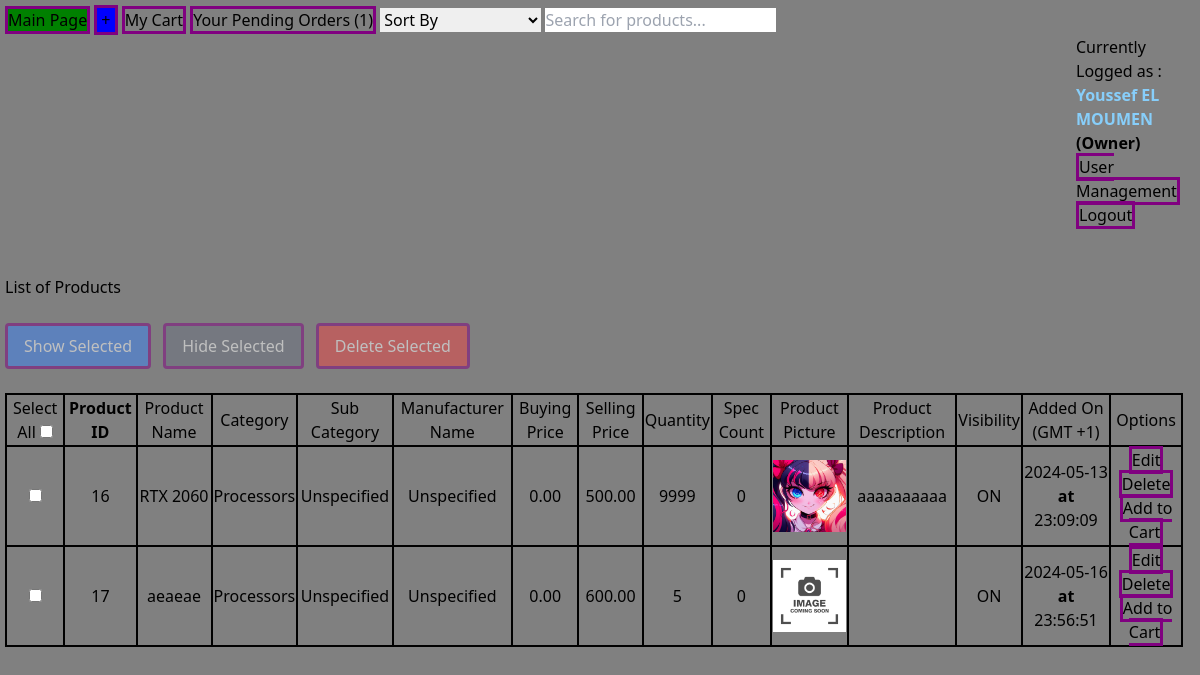
The page /Product/Products_List.php (signed in) on the database as committed earlier.
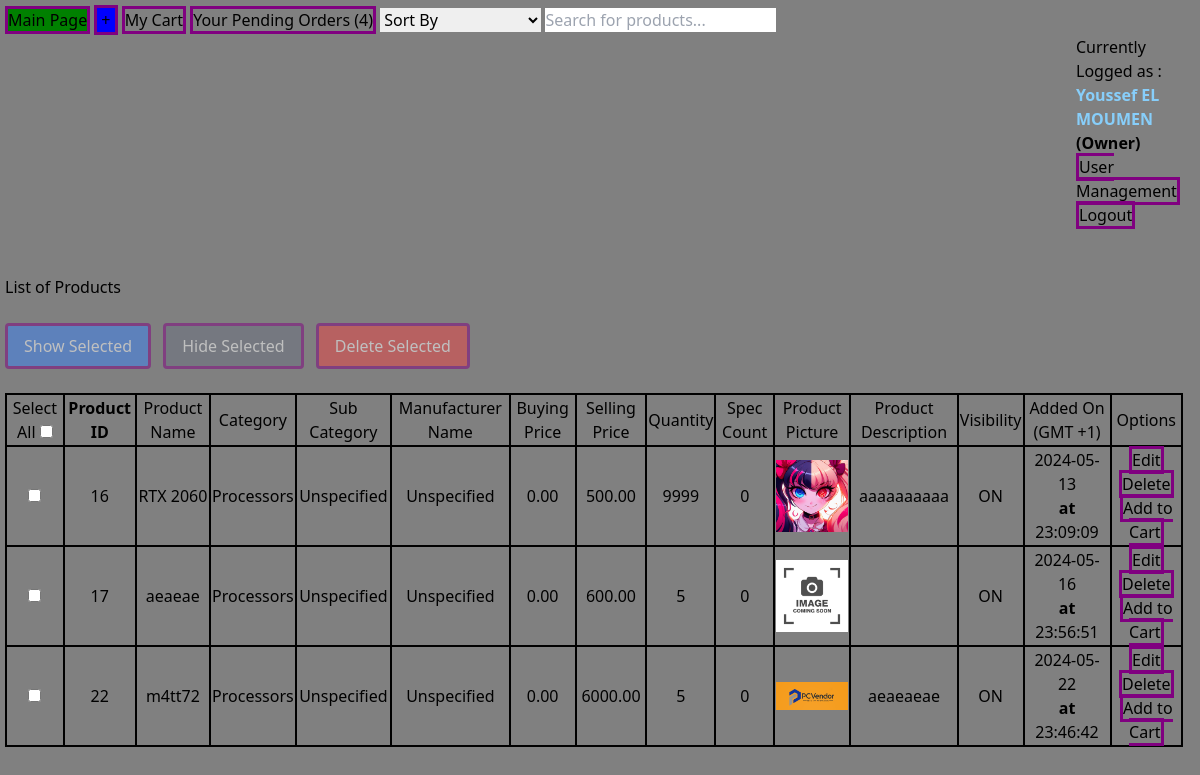
The same page on the database as committed later.
### tables this page shows
CREATE TABLE `users` (
  `User_ID` int NOT NULL AUTO_INCREMENT,
  `User_Username` varchar(255) DEFAULT NULL,
  `User_FirstName` varchar(255) DEFAULT NULL,
  `User_LastName` varchar(255) DEFAULT NULL,
  `User_Phone` varchar(255) DEFAULT NULL,
  `User_Country` varchar(255) DEFAULT NULL,
  `User_Address` varchar(255) DEFAULT NULL,
  `User_Email` varchar(255) DEFAULT NULL,
  `User_Password` varchar(255) DEFAULT NULL,
  `User_RegisterationDate` timestamp NULL DEFAULT CURRENT_TIMESTAMP,
  `User_Role` enum('Owner','Admin','Client') NOT NULL DEFAULT 'Client',
  PRIMARY KEY (`User_ID`),
  UNIQUE KEY `User_Username` (`User_Username`)
);

CREATE TABLE `products` (
  `Product_ID` int NOT NULL AUTO_INCREMENT,
  `Product_Name` varchar(255) DEFAULT NULL,
  `Category_ID` int DEFAULT NULL,
  `SubCategory_ID` int DEFAULT NULL,
  `Product_Desc` varchar(2000) DEFAULT NULL,
  `Manufacturer_ID` int DEFAULT NULL,
  `Buying_Price` decimal(10,2) DEFAULT NULL,
  `Selling_Price` decimal(10,2) DEFAULT NULL,
  `Product_Quantity` int DEFAULT NULL,
  `Product_Visibility` enum('Visible','Invisible') NOT NULL DEFAULT 'Visible',
  `Date_Created` timestamp NULL DEFAULT CURRENT_TIMESTAMP,
  `Product_Picture` varchar(255) DEFAULT NULL,
  PRIMARY KEY (`Product_ID`),
  KEY `Category_ID` (`Category_ID`),
  KEY `SubCategory_ID` (`SubCategory_ID`),
  KEY `Manufacturer_ID` (`Manufacturer_ID`),
  CONSTRAINT `products_ibfk_1` FOREIGN KEY (`Category_ID`) REFERENCES `categories` (`Category_ID`),
  CONSTRAINT `products_ibfk_2` FOREIGN KEY (`SubCategory_ID`) REFERENCES `subcategories` (`SubCategory_ID`),
  CONSTRAINT `products_ibfk_3` FOREIGN KEY (`Manufacturer_ID`) REFERENCES `manufacturers` (`Manufacturer_ID`),
  CONSTRAINT `chk_buying_price` CHECK ((`Buying_Price` <= `Selling_Price`))
);

CREATE TABLE `categories` (
  `Category_ID` int NOT NULL AUTO_INCREMENT,
  `Category_Name` varchar(100) DEFAULT 'Unspecified',
  `Category_Desc` varchar(2000) DEFAULT NULL,
  PRIMARY KEY (`Category_ID`),
  UNIQUE KEY `UC_Category_Name` (`Category_Name`),
  UNIQUE KEY `Category_Name` (`Category_Name`)
);

CREATE TABLE `subcategories` (
  `SubCategory_ID` int NOT NULL AUTO_INCREMENT,
  `SubCategory_Name` varchar(100) DEFAULT NULL,
  `SubCategory_Desc` varchar(2000) DEFAULT NULL,
  `Category_ID` int DEFAULT NULL,
  PRIMARY KEY (`SubCategory_ID`),
  KEY `Category_ID` (`Category_ID`),
  CONSTRAINT `subcategories_ibfk_1` FOREIGN KEY (`Category_ID`) REFERENCES `categories` (`Category_ID`)
);

CREATE TABLE `manufacturers` (
  `Manufacturer_ID` int NOT NULL AUTO_INCREMENT,
  `Manufacturer_Name` varchar(100) DEFAULT 'Unspecified',
  `Manufacturer_Desc` varchar(2000) DEFAULT NULL,
  PRIMARY KEY (`Manufacturer_ID`)
);

### Product/Products_List.php (the view, shortened to what this page needs)
<!DOCTYPE html>
<html lang="en">
<head>
    <link href="../output.css" rel="stylesheet">
    <?php
    include_once ("../DB_Connexion.php");
    $userId = $_SESSION['User_ID'];
    $query = "SELECT User_Role, User_Username , User_FirstName , User_LastName FROM Users WHERE User_ID = :userId";
    $pdostmt = $connexion->prepare($query);
    $pdostmt->execute([':userId' => $userId]);
    if ($row = $pdostmt->fetch(PDO::FETCH_ASSOC)) {
        $userRole = $row['User_Role'];
        $User_FullName = $row['User_FirstName']. ' ' .  $row['User_LastName'];
        if ($userRole === 'Owner') {
            $showUserManagement = true;
        } else {
            $showUserManagement = false;
        }
    }
    $Order_Pending = "SELECT Order_ID FROM Orders WHERE User_ID = :userId";
    $pdostmt = $connexion->prepare($Order_Pending);
    $pdostmt->execute([':userId' => $userId]);
    $Order_Count = $pdostmt->rowCount();
    $query = "SELECT P.Product_ID, P.Date_Created, P.Product_Name, C.Category_Name, S.SubCategory_Name, M.Manufacturer_Name, P.Selling_Price, P.Buying_Price ,
                P.Product_Quantity, P.Product_Picture, P.Product_Desc, P.Product_Visibility
                FROM Products P
                JOIN Categories C ON P.Category_ID = C.Category_ID
                JOIN Manufacturers M ON P.Manufacturer_ID = M.Manufacturer_ID
                JOIN SubCategories S ON P.SubCategory_ID = S.SubCategory_ID
                ORDER BY P.Product_ID";
    $pdostmt = $connexion->prepare($query);
    $pdostmt->execute();
    ?>
</head>
<body style="padding: 5px; background-color : gray">
    <a href="../index.php" style="background-color: Green">Main Page</a>
    <a href="Products_Add.php" style="background-color: Blue; padding: 0px 4px; display: inline-block; ">+</a>
    <a href="../User/User_ShoppingCart.php">My Cart</a>
    <?php if($Order_Pending) { ?> <a href="../User/User_OrderStatus.php">Your Pending Orders (<?php echo $Order_Count ?>)</a> <?php } ?>
    <select id="sortSelect" onchange="sortProducts()">
        <option value="none">Sort By</option>
    </select>
    <input type="text" id="searchInput" onkeyup="searchProducts()" placeholder="Search for products...">
    <div id="User_Management">
        <span>Currently Logged as :
            <span id="UserFirstLastName" ><b><?php echo $User_FullName ?></b></span>
             <b>(<?php echo $userRole ?>)</b>
        </span>
        <?php
        if ($showUserManagement) {
            echo '<div>';
            echo '<a href="../User/User_Management.php">User Management</a>';
            echo '</div>';
        }
        ?>
        <a href="../User/User_Logout.php">Logout</a>
    </div>
    <br><br>
    <h1> List of Products</h1><br>
    <div class="Adjust">
        <button type="button" onclick="toggleVisibilityForSelected('Visible')"
            class="bg-blue-500 text-white px-4 py-2 rounded mr-2" id="showButton">Show Selected</button>
        <button type="button" onclick="toggleVisibilityForSelected('Invisible')"
            class="bg-gray-500 text-white px-4 py-2 rounded mr-2" id="hideButton">Hide Selected</button>
        <button type="button" onclick="deleteSelectedProducts()"
            class="bg-red-500 text-white px-4 py-2 rounded mr-2 disabled:opacity-50 cursor-pointer"
            id="deleteButton">Delete
            Selected</button>
    </div>
    <form id="productForm" method="POST">
        <table id="productTable" style="width: 99%; border: 2px solid black;">
            <tr>
                <td>Select All <input type="checkbox" id="masterCheckbox" onclick="toggleMasterCheckbox()">
                <td><b>Product ID</b></td>
                <td>Product Name</td>
                <td>Category</td>
                <td>Sub Category</td>
                <td>Manufacturer Name</td>
                <td>Buying Price</td>
                <td>Selling Price</td>
                <td>Quantity</td>
                <td>Spec Count</td>
                <td>Product Picture</td>
                <td>Product Description</td>
                <td>Visibility</td>
                <td>Added On (GMT +1)</td>
                <td>Options</td>
                <br>
                </td>
            </tr>
            <?php
            if ($pdostmt) {
                while ($ligne = $pdostmt->fetch(PDO::FETCH_ASSOC)):
                    $queryCountSpecs = "SELECT COUNT(*) FROM ProductSpecifications WHERE Product_ID = :productId";
                    $pdostmtCountSpecs = $connexion->prepare($queryCountSpecs);
                    $pdostmtCountSpecs->execute(["productId" => $ligne["Product_ID"]]);
                    $specCount = $pdostmtCountSpecs->fetchColumn();
                    ?>
                    <tr>
                        <td><input type="checkbox" id="productCheckbox" name="selected_products[]"
                                value="<?php echo $ligne["Product_ID"] ?>"></td>
                        <td>
                            <?php echo $ligne["Product_ID"] ?>
                        </td>
                        <td>
                            <?php echo $ligne["Product_Name"] ?>
                        </td>
                        <td>
                            <?php echo $ligne["Category_Name"] ?>
                        </td>
                        <td>
                            <?php echo $ligne["SubCategory_Name"] ?>
                        </td>
                        <td>
                            <?php echo $ligne["Manufacturer_Name"] ?>
                        </td>
                        <td>
                            <?php echo $ligne["Buying_Price"] ?>
                        </td>
                        <td>
                            <?php echo $ligne["Selling_Price"] ?>
                        </td>
                        <td>
                            <?php echo $ligne["Product_Quantity"] ?>
                        </td>
                        <td>
                            <?php echo $specCount ?>
                        </td>
                        <td>
                            <?php
                            $imagePath = $ligne["Product_Picture"];
                            if ($imagePath && file_exists($imagePath)) {
                                echo '<img src="' . $imagePath . '" alt="Product Image" style="width: 100px; height: auto;">';
                            } else {
                                echo 'No Image Found';
                            }
                            ?>
                        </td>
                        <td>
                            <?php echo $ligne["Product_Desc"] ?>
                        </td>
                        <td>
                            <?php echo ($ligne["Product_Visibility"] == 'Visible') ? 'ON' : 'OFF'; ?>
                        </td>
                        <td>
                            <?php echo date('Y-m-d', strtotime($ligne["Date_Created"])) . '<br><b> at </b><br>' . date('H:i:s', strtotime($ligne["Date_Created"])); ?>
                        </td>
                        <td>
                            <a href="Products_Modify.php?id=<?php echo $ligne["Product_ID"] ?>">Edit</a>
                            <a href="Products_Delete.php?id=<?php echo $ligne["Product_ID"] ?>"
                                onclick="return confirm('Are you sure you want to delete this product?\n*Disclaimer* : This action is irreversible')">Delete</a><br>
                            <a href="Add_To_Cart.php?id=<?php echo $ligne["Product_ID"]; ?>">Add to Cart
                        </a>
                    </tr>
                <?php endwhile;
            } ?>
        </table>
        <br>
    </form>
</body>
</html>

### DB_Connexion.php (shortened to what this page needs)
<!DOCTYPE html>
<html lang="en">
<head>
    <link href="https://cdn.jsdelivr.net/npm/tailwindcss@2.2.19/dist/tailwind.min.css" rel="stylesheet">
</head>
<body class="bg">
</body>
</html>

### Product/Products_List.php (style rules this page uses)
tr td { border: 2px black solid; text-align: center; }
a, button { border: 3px solid purple }
.Adjust { visibility: visible; }
#UserFirstLastName { color: lightskyblue; }
#User_Management { margin-left: 90%; justify-content: space-evenly; }

Rows that differ between the two databases and show on the page:
added products: Product_ID "22", Product_Name "m4tt72", Category_ID.Category_Name "Processors", SubCategory_ID.SubCategory_Name "Unspecified", Manufacturer_ID.Manufacturer_Name "Unspecified", Buying_Price "0.00", Selling_Price "6000.00", Product_Quantity "5", specCount "0", Product_Picture (picture), Product_Desc "aeaeaeae", Product_Visibility "ON", Date_Created "2024-05-22", Date_Created "23:46:42"
Other text that changed with them:
$Order_Count: "1" → "4"
